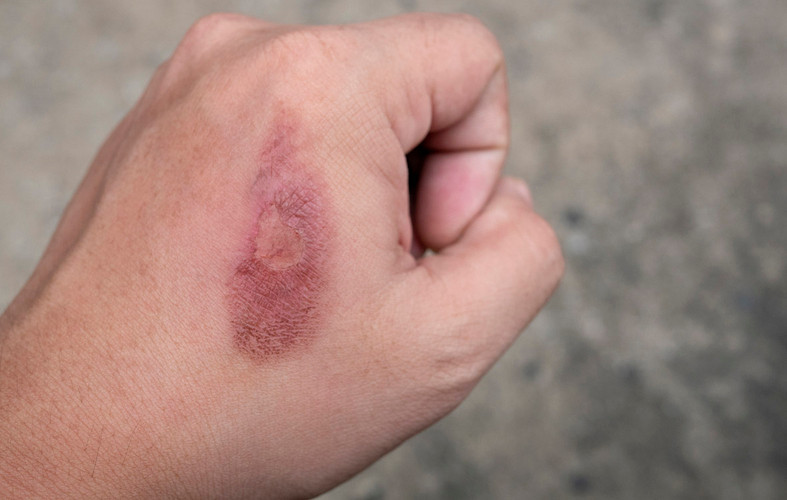
#> input picture data/data1.jpg, 787 x 500 px
$ python main.py
#> lines starting #> are read from the running program, lines starting #| are printed output that depends on the picture; after the words box and inside, x2 and y2 are one past the last pixel; in counts of white or black regions, pixels touching at a corner belong together
#> further down, im is the input picture: shape (500, 787, 3); mean B, G, R 124.9, 133.1, 163.1

from email.mime import image
import re
import cv2
import numpy as np
# import matplotlib as plt

folder = 'data/'
thresh =  20
font = cv2.FONT_HERSHEY_SIMPLEX
# [45 lines left out: functions contour_image, show_im, not called in this run]

def show_single_im():
    pass

# [12 lines left out: function segmentasi, not called in this run]

def estimate():
    pass
# [27 lines left out: functions max_rgb_filter, color_segmentation, not called in this run]

def segment_fish(image):
    ''' Attempts to segment the clownfish out of the provided image '''
    # Convert the image into HSV
    hsv_image = cv2.cvtColor(image, cv2.COLOR_RGB2HSV)
#> hsv_image: shape (500, 787, 3); mean H, S, V 108.3, 55.2, 163.1
    # Set the orange range
    light_orange = (1, 190, 200)
    dark_orange = (18, 255, 255)
    # Apply the orange mask
    mask = cv2.inRange(hsv_image, light_orange, dark_orange)
#> mask: shape (500, 787); every value is 0
    # Set a white range
    light_white = (0, 0, 0)
    dark_white = (166, 60, 255)

    # Apply the white mask
    mask_white = cv2.inRange(hsv_image, light_white, dark_white)
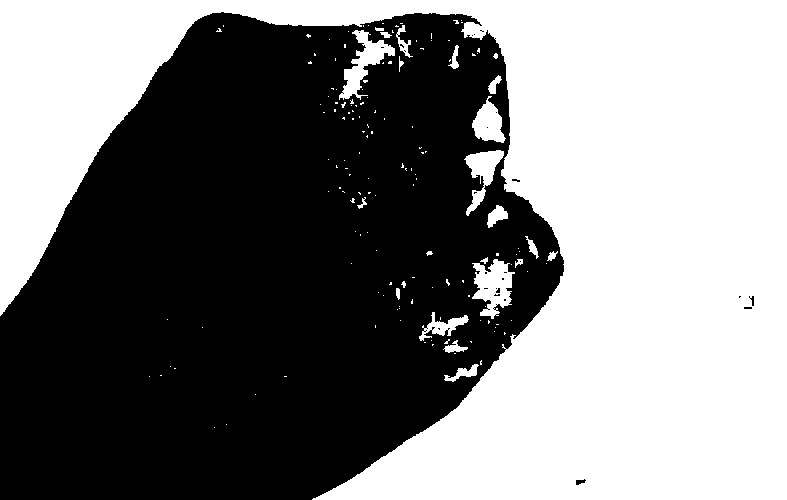
#> mask_white: shape (500, 787); 49.1% white; 155 white regions (131 under 20 px), largest, box (x1, y1, x2, y2) and area: (0, 0, 787, 500) 185635, (472, 259, 515, 319) 1488, (339, 30, 395, 100) 1374

    # Combine the two masks
    final_mask =  mask_white
    result = cv2.bitwise_and(image, image, mask=final_mask)
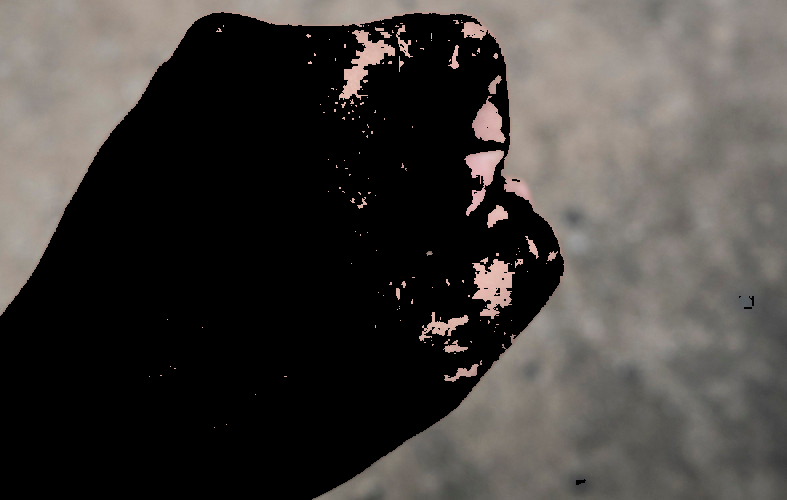
#> result: shape (500, 787, 3); mean B, G, R 60, 63.1, 66.7

    # Clean up the segmentation using a blur
    blur = cv2.GaussianBlur(result, (7, 7), 0)
    return blur

if __name__ == '__main__':
    print('launch')
    # color_segmentation(folder+'data3.jpg')
    im = cv2.imread(folder+'data1.jpg')
    hasil = segment_fish(im)
    # image = cv2.imread(folder+'data3.jpg')
    # filtered = max_rgb_filter(image)
    # recon_image = np.hstack([image, filtered])
    cv2.imshow('recon_image',hasil)
    cv2.waitKey(0)
    cv2.destroyAllWindows()

$ run again, with data/data3.jpg copied over data/data1.jpg
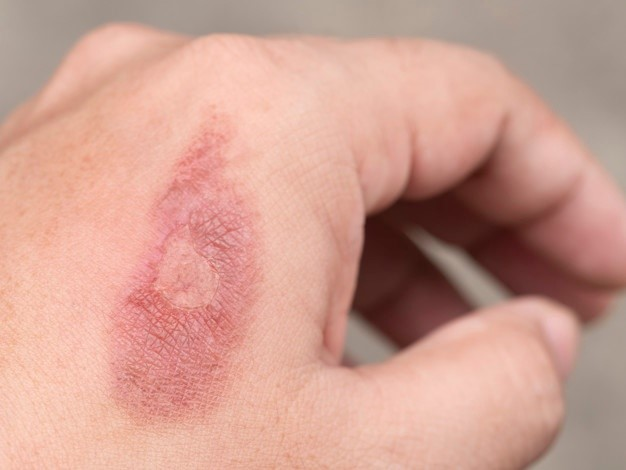
#> input picture data/data3.jpg, 626 x 470 px
#> im is the input picture: shape (470, 626, 3); mean B, G, R 145.2, 158.5, 206.3
#> hsv_image: shape (470, 626, 3); mean H, S, V 112.9, 78.2, 206.3
#> mask: shape (470, 626); every value is 0
#> in segment_fish, `mask_white = cv2.inRange(hsv_image, light_white, dark_white)`:
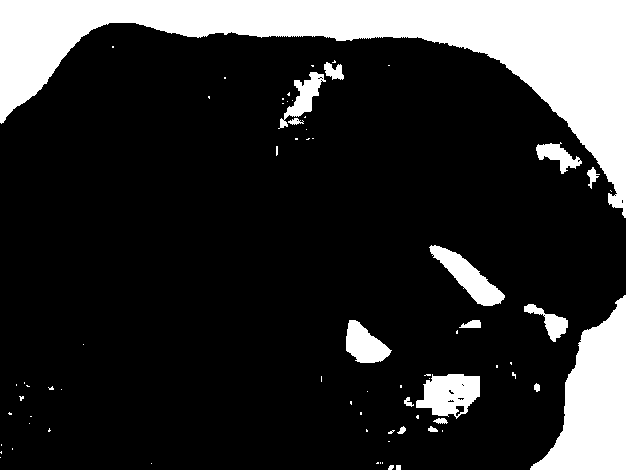
#> mask_white: shape (470, 626); 18.9% white; 72 white regions (53 under 20 px), largest, box (x1, y1, x2, y2) and area: (0, 0, 626, 218) 38211, (530, 295, 626, 470) 9214, (416, 374, 480, 419) 1946
#> in segment_fish, `blur = cv2.GaussianBlur(result, (7, 7), 0)`:
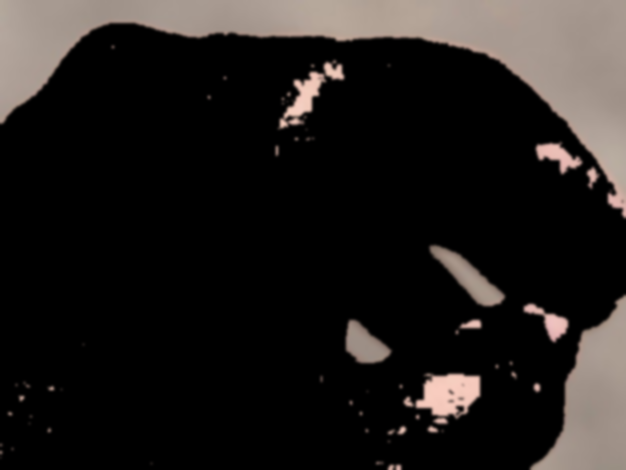
#> blur: shape (470, 626, 3); mean B, G, R 27.8, 29.7, 33.1

$ run again, with data/data2.jpg copied over data/data1.jpg
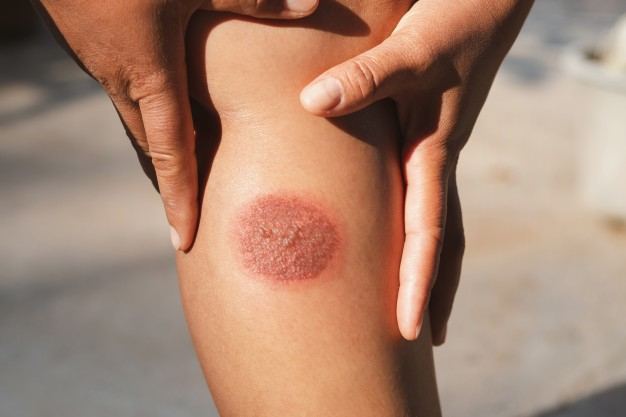
#> input picture data/data2.jpg, 626 x 417 px
#> im is the input picture: shape (417, 626, 3); mean B, G, R 113.5, 133.4, 168.2
#> hsv_image: shape (417, 626, 3); mean H, S, V 106.8, 84.8, 168.2
#> mask: shape (417, 626); every value is 0
#> in segment_fish, `mask_white = cv2.inRange(hsv_image, light_white, dark_white)`:
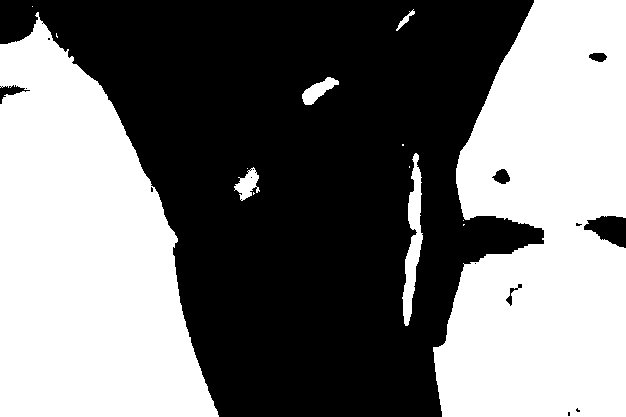
#> mask_white: shape (417, 626); 47.3% white; 14 white regions (8 under 20 px), largest, box (x1, y1, x2, y2) and area: (433, 0, 626, 417) 61736, (0, 12, 219, 417) 59015, (402, 153, 423, 326) 1661, (302, 77, 339, 105) 476, (234, 167, 260, 201) 443, (396, 9, 415, 31) 103
#> in segment_fish, `result = cv2.bitwise_and(image, image, mask=final_mask)`:
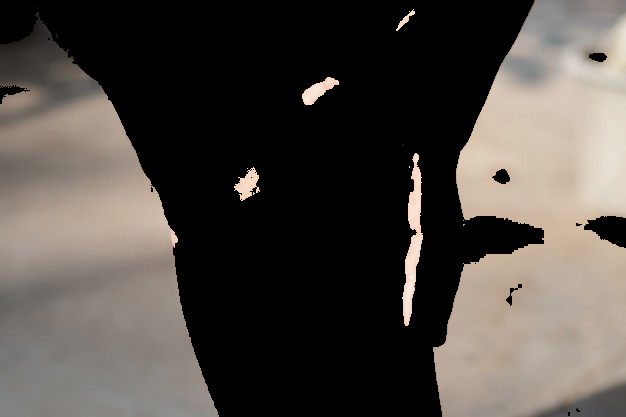
#> result: shape (417, 626, 3); mean B, G, R 67.9, 73.2, 79

$ run again, with data/data4.jpg copied over data/data1.jpg
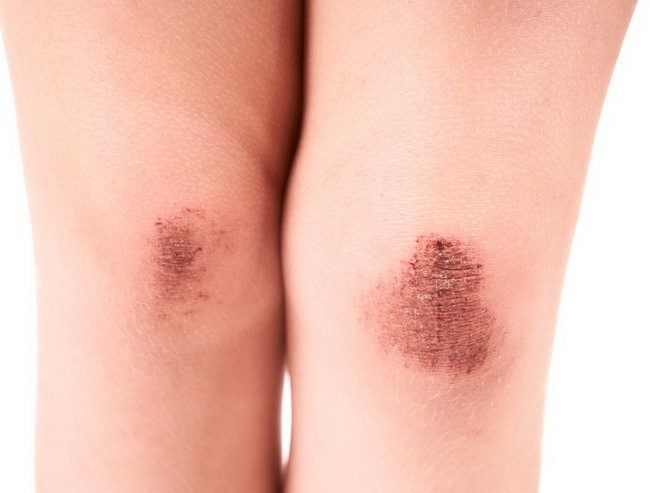
#> input picture data/data4.jpg, 650 x 493 px
#> im is the input picture: shape (493, 650, 3); mean B, G, R 177, 191.4, 239.9
#> hsv_image: shape (493, 650, 3); mean H, S, V 97.5, 70.8, 239.9
#> mask: shape (493, 650); every value is 0
#> in segment_fish, `mask_white = cv2.inRange(hsv_image, light_white, dark_white)`:
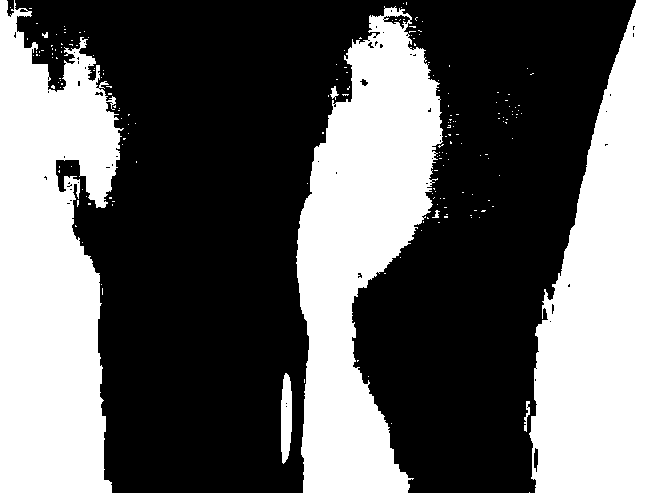
#> mask_white: shape (493, 650); 39.2% white; 190 white regions (182 under 20 px), largest, box (x1, y1, x2, y2) and area: (0, 0, 124, 493) 44054, (296, 6, 443, 493) 40575, (529, 0, 650, 493) 39622
#> in segment_fish, `blur = cv2.GaussianBlur(result, (7, 7), 0)`:
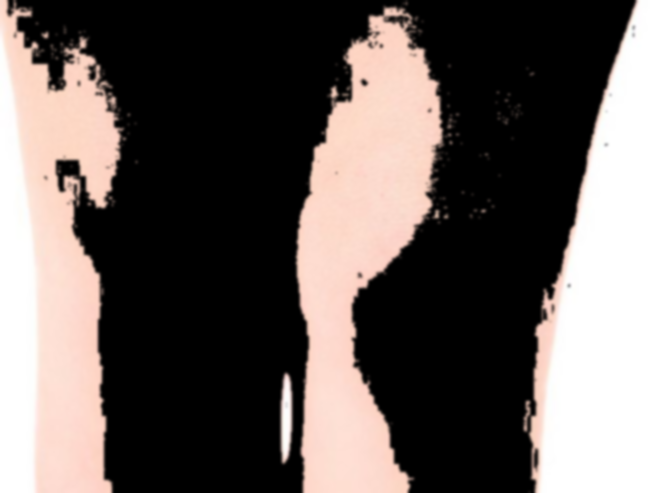
#> blur: shape (493, 650, 3); mean B, G, R 87.4, 90.8, 99.4
